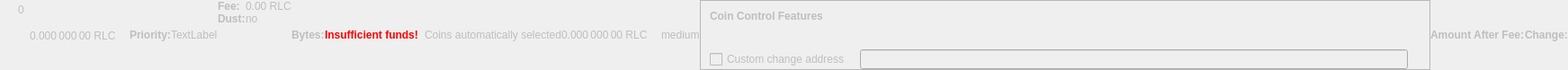
    <widget class="QWidget" name="dummyHideWidget" native="true">
     <property name="enabled">
      <bool>false</bool>
     </property>
     <property name="maximumSize">
      <size>
       <width>100</width>
       <height>22</height>
      </size>
     </property>
     <layout class="QHBoxLayout" name="dummyHideLayout">
      <property name="spacing">
       <number>0</number>
      </property>
      <property name="margin">
       <number>0</number>
      </property>
      <item>
       <layout class="QFormLayout" name="formLayoutCoinControl1">
        <property name="horizontalSpacing">
         <number>10</number>
        </property>
        <property name="verticalSpacing">
         <number>14</number>
        </property>
        <property name="leftMargin">
         <number>10</number>
        </property>
        <property name="topMargin">
         <number>4</number>
        </property>
        <property name="rightMargin">
         <number>6</number>
        </property>
        <item row="0" column="1">
         <widget class="QLabel" name="labelCoinControlBytes">
          <property name="cursor">
           <cursorShape>IBeamCursor</cursorShape>
          </property>
          <property name="contextMenuPolicy">
           <enum>Qt::ActionsContextMenu</enum>
          </property>
          <property name="text">
           <string notr="true">0</string>
          </property>
          <property name="textInteractionFlags">
           <set>Qt::LinksAccessibleByMouse|Qt::TextSelectableByKeyboard|Qt::TextSelectableByMouse</set>
          </property>
         </widget>
        </item>
       </layout>
      </item>
      <item>
       <widget class="QLabel" name="labelCoinControlAfterFee">
        <property name="enabled">
         <bool>false</bool>
        </property>
        <property name="sizePolicy">
         <sizepolicy hsizetype="Fixed" vsizetype="Fixed">
          <horstretch>0</horstretch>
          <verstretch>0</verstretch>
         </sizepolicy>
        </property>
        <property name="minimumSize">
         <size>
          <width>111</width>
          <height>12</height>
         </size>
        </property>
        <property name="maximumSize">
         <size>
          <width>111</width>
          <height>12</height>
         </size>
        </property>
        <property name="cursor">
         <cursorShape>IBeamCursor</cursorShape>
        </property>
        <property name="contextMenuPolicy">
         <enum>Qt::ActionsContextMenu</enum>
        </property>
        <property name="text">
         <string notr="true">0.000 000 00 RLC</string>
        </property>
        <property name="textInteractionFlags">
         <set>Qt::LinksAccessibleByMouse|Qt::TextSelectableByKeyboard|Qt::TextSelectableByMouse</set>
        </property>
       </widget>
      </item>
      <item>
       <widget class="QLabel" name="labelCoinControlPriorityText">
        <property name="enabled">
         <bool>false</bool>
        </property>
        <property name="font">
         <font>
          <weight>75</weight>
          <bold>true</bold>
         </font>
        </property>
        <property name="text">
         <string>Priority:</string>
        </property>
       </widget>
      </item>
      <item>
       <layout class="QHBoxLayout" name="horizontalLayout">
        <item>
         <widget class="QLabel" name="WarningLabel">
          <property name="text">
           <string>TextLabel</string>
          </property>
         </widget>
        </item>
       </layout>
      </item>
      <item>
       <layout class="QFormLayout" name="formLayoutCoinControl3">
        <property name="horizontalSpacing">
         <number>0</number>
        </property>
        <property name="verticalSpacing">
         <number>0</number>
        </property>
        <property name="leftMargin">
         <number>0</number>
        </property>
        <property name="topMargin">
         <number>0</number>
        </property>
        <property name="rightMargin">
         <number>0</number>
        </property>
        <item row="0" column="0">
         <widget class="QLabel" name="labelCoinControlFeeText">
          <property name="enabled">
           <bool>false</bool>
          </property>
          <property name="font">
           <font>
            <weight>75</weight>
            <bold>true</bold>
           </font>
          </property>
          <property name="text">
           <string>Fee:</string>
          </property>
          <property name="margin">
           <number>0</number>
          </property>
         </widget>
        </item>
        <item row="0" column="1">
         <widget class="QLabel" name="labelCoinControlFee">
          <property name="enabled">
           <bool>false</bool>
          </property>
          <property name="cursor">
           <cursorShape>IBeamCursor</cursorShape>
          </property>
          <property name="contextMenuPolicy">
           <enum>Qt::ActionsContextMenu</enum>
          </property>
          <property name="text">
           <string notr="true">0.00 RLC</string>
          </property>
          <property name="textInteractionFlags">
           <set>Qt::LinksAccessibleByMouse|Qt::TextSelectableByKeyboard|Qt::TextSelectableByMouse</set>
          </property>
         </widget>
        </item>
        <item row="1" column="0">
         <widget class="QLabel" name="labelCoinControlLowOutputText">
          <property name="enabled">
           <bool>false</bool>
          </property>
          <property name="font">
           <font>
            <weight>75</weight>
            <bold>true</bold>
           </font>
          </property>
          <property name="text">
           <string>Dust:</string>
          </property>
         </widget>
        </item>
        <item row="1" column="1">
         <widget class="QLabel" name="labelCoinControlLowOutput">
          <property name="enabled">
           <bool>false</bool>
          </property>
          <property name="cursor">
           <cursorShape>IBeamCursor</cursorShape>
          </property>
          <property name="contextMenuPolicy">
           <enum>Qt::ActionsContextMenu</enum>
          </property>
          <property name="text">
           <string>no</string>
          </property>
          <property name="textInteractionFlags">
           <set>Qt::LinksAccessibleByMouse|Qt::TextSelectableByKeyboard|Qt::TextSelectableByMouse</set>
          </property>
         </widget>
        </item>
       </layout>
      </item>
      <item>
       <widget class="QLabel" name="labelCoinControlBytesText">
        <property name="enabled">
         <bool>false</bool>
        </property>
        <property name="font">
         <font>
          <weight>75</weight>
          <bold>true</bold>
         </font>
        </property>
        <property name="text">
         <string>Bytes:</string>
        </property>
       </widget>
      </item>
      <item>
       <layout class="QFormLayout" name="formLayoutCoinControl2">
        <property name="horizontalSpacing">
         <number>0</number>
        </property>
        <property name="verticalSpacing">
         <number>0</number>
        </property>
        <property name="leftMargin">
         <number>0</number>
        </property>
        <property name="topMargin">
         <number>0</number>
        </property>
        <property name="rightMargin">
         <number>0</number>
        </property>
       </layout>
      </item>
      <item>
       <layout class="QHBoxLayout" name="horizontalLayoutCoinControl2">
        <property name="spacing">
         <number>0</number>
        </property>
        <property name="bottomMargin">
         <number>0</number>
        </property>
       </layout>
      </item>
      <item>
       <widget class="QLabel" name="labelCoinControlInsuffFunds">
        <property name="enabled">
         <bool>false</bool>
        </property>
        <property name="minimumSize">
         <size>
          <width>0</width>
          <height>0</height>
         </size>
        </property>
        <property name="font">
         <font>
          <weight>75</weight>
          <bold>true</bold>
         </font>
        </property>
        <property name="styleSheet">
         <string notr="true">color:red;font-weight:bold;</string>
        </property>
        <property name="text">
         <string>Insufficient funds!</string>
        </property>
        <property name="margin">
         <number>5</number>
        </property>
       </widget>
      </item>
      <item>
       <layout class="QFormLayout" name="formLayoutCoinControl4">
        <property name="horizontalSpacing">
         <number>0</number>
        </property>
        <property name="verticalSpacing">
         <number>0</number>
        </property>
        <property name="leftMargin">
         <number>0</number>
        </property>
        <property name="topMargin">
         <number>0</number>
        </property>
        <property name="rightMargin">
         <number>0</number>
        </property>
       </layout>
      </item>
      <item>
       <widget class="QLabel" name="labelCoinControlChangeLabel">
        <property name="enabled">
         <bool>false</bool>
        </property>
        <property name="sizePolicy">
         <sizepolicy hsizetype="Preferred" vsizetype="Expanding">
          <horstretch>0</horstretch>
          <verstretch>0</verstretch>
         </sizepolicy>
        </property>
        <property name="minimumSize">
         <size>
          <width>0</width>
          <height>0</height>
         </size>
        </property>
        <property name="text">
         <string/>
        </property>
        <property name="margin">
         <number>3</number>
        </property>
       </widget>
      </item>
      <item>
       <widget class="QLabel" name="labelCoinControlAutomaticallySelected">
        <property name="enabled">
         <bool>false</bool>
        </property>
        <property name="sizePolicy">
         <sizepolicy hsizetype="Fixed" vsizetype="Fixed">
          <horstretch>0</horstretch>
          <verstretch>0</verstretch>
         </sizepolicy>
        </property>
        <property name="minimumSize">
         <size>
          <width>0</width>
          <height>0</height>
         </size>
        </property>
        <property name="maximumSize">
         <size>
          <width>240</width>
          <height>16777215</height>
         </size>
        </property>
        <property name="text">
         <string>Coins automatically selected</string>
        </property>
        <property name="margin">
         <number>5</number>
        </property>
       </widget>
      </item>
      <item>
       <widget class="QLabel" name="labelCoinControlChange">
        <property name="enabled">
         <bool>false</bool>
        </property>
        <property name="sizePolicy">
         <sizepolicy hsizetype="Fixed" vsizetype="Fixed">
          <horstretch>0</horstretch>
          <verstretch>0</verstretch>
         </sizepolicy>
        </property>
        <property name="minimumSize">
         <size>
          <width>111</width>
          <height>0</height>
         </size>
        </property>
        <property name="maximumSize">
         <size>
          <width>111</width>
          <height>16777215</height>
         </size>
        </property>
        <property name="cursor">
         <cursorShape>IBeamCursor</cursorShape>
        </property>
        <property name="contextMenuPolicy">
         <enum>Qt::ActionsContextMenu</enum>
        </property>
        <property name="text">
         <string notr="true">0.000 000 00 RLC</string>
        </property>
        <property name="textInteractionFlags">
         <set>Qt::LinksAccessibleByMouse|Qt::TextSelectableByKeyboard|Qt::TextSelectableByMouse</set>
        </property>
       </widget>
      </item>
      <item>
       <widget class="QLabel" name="labelCoinControlPriority">
        <property name="enabled">
         <bool>false</bool>
        </property>
        <property name="cursor">
         <cursorShape>IBeamCursor</cursorShape>
        </property>
        <property name="contextMenuPolicy">
         <enum>Qt::ActionsContextMenu</enum>
        </property>
        <property name="text">
         <string>medium</string>
        </property>
        <property name="textInteractionFlags">
         <set>Qt::LinksAccessibleByMouse|Qt::TextSelectableByKeyboard|Qt::TextSelectableByMouse</set>
        </property>
       </widget>
      </item>
      <item>
       <widget class="QFrame" name="frameCoinControl">
        <property name="sizePolicy">
         <sizepolicy hsizetype="Expanding" vsizetype="Expanding">
          <horstretch>0</horstretch>
          <verstretch>0</verstretch>
         </sizepolicy>
        </property>
        <property name="maximumSize">
         <size>
          <width>16777215</width>
          <height>16777215</height>
         </size>
        </property>
        <property name="frameShape">
         <enum>QFrame::StyledPanel</enum>
        </property>
        <property name="frameShadow">
         <enum>QFrame::Sunken</enum>
        </property>
        <layout class="QVBoxLayout" name="verticalLayoutCoinControl2_2">
         <property name="spacing">
          <number>0</number>
         </property>
         <property name="margin">
          <number>0</number>
         </property>
         <item>
          <layout class="QVBoxLayout" name="verticalLayoutCoinControl" stretch="0,0,0,1">
           <property name="spacing">
            <number>0</number>
           </property>
           <property name="leftMargin">
            <number>10</number>
           </property>
           <property name="topMargin">
            <number>10</number>
           </property>
           <item>
            <layout class="QHBoxLayout" name="horizontalLayoutCoinControl1">
             <property name="bottomMargin">
              <number>15</number>
             </property>
             <item>
              <widget class="QLabel" name="labelCoinControlFeatures">
               <property name="enabled">
                <bool>false</bool>
               </property>
               <property name="sizePolicy">
                <sizepolicy hsizetype="Preferred" vsizetype="Maximum">
                 <horstretch>0</horstretch>
                 <verstretch>0</verstretch>
                </sizepolicy>
               </property>
               <property name="font">
                <font>
                 <weight>75</weight>
                 <bold>true</bold>
                </font>
               </property>
               <property name="styleSheet">
                <string notr="true">font-weight:bold;</string>
               </property>
               <property name="text">
                <string>Coin Control Features</string>
               </property>
              </widget>
             </item>
            </layout>
           </item>
           <item>
            <widget class="QWidget" name="widgetCoinControl" native="true">
             <property name="sizePolicy">
              <sizepolicy hsizetype="Preferred" vsizetype="Preferred">
               <horstretch>0</horstretch>
               <verstretch>0</verstretch>
              </sizepolicy>
             </property>
             <property name="minimumSize">
              <size>
               <width>0</width>
               <height>0</height>
              </size>
             </property>
             <property name="styleSheet">
              <string notr="true"/>
             </property>
             <layout class="QHBoxLayout" name="horizontalLayoutCoinControl5_2">
              <property name="margin">
               <number>0</number>
              </property>
              <item>
               <layout class="QHBoxLayout" name="horizontalLayoutCoinControl3">
                <property name="spacing">
                 <number>20</number>
                </property>
                <property name="topMargin">
                 <number>0</number>
                </property>
                <property name="bottomMargin">
                 <number>10</number>
                </property>
               </layout>
              </item>
             </layout>
            </widget>
           </item>
           <item>
            <layout class="QHBoxLayout" name="horizontalLayoutCoinControl4" stretch="0,0,0">
             <property name="spacing">
              <number>12</number>
             </property>
             <property name="sizeConstraint">
              <enum>QLayout::SetDefaultConstraint</enum>
             </property>
             <property name="topMargin">
              <number>5</number>
             </property>
             <property name="rightMargin">
              <number>5</number>
             </property>
             <item>
              <widget class="QCheckBox" name="checkBoxCoinControlChange">
               <property name="enabled">
                <bool>false</bool>
               </property>
               <property name="toolTip">
                <string>If this is activated, but the change address is empty or invalid, change will be sent to a newly generated address.</string>
               </property>
               <property name="text">
                <string>Custom change address</string>
               </property>
              </widget>
             </item>
             <item>
              <widget class="QValidatedLineEdit" name="lineEditCoinControlChange">
               <property name="enabled">
                <bool>false</bool>
               </property>
               <property name="sizePolicy">
                <sizepolicy hsizetype="Expanding" vsizetype="Fixed">
                 <horstretch>0</horstretch>
                 <verstretch>0</verstretch>
                </sizepolicy>
               </property>
              </widget>
             </item>
             <item>
              <widget class="QLabel" name="labelCoinControlChangeLabel_2">
               <property name="sizePolicy">
                <sizepolicy hsizetype="Preferred" vsizetype="Expanding">
                 <horstretch>0</horstretch>
                 <verstretch>0</verstretch>
                </sizepolicy>
               </property>
               <property name="minimumSize">
                <size>
                 <width>0</width>
                 <height>0</height>
                </size>
               </property>
               <property name="text">
                <string/>
               </property>
               <property name="margin">
                <number>3</number>
               </property>
              </widget>
             </item>
            </layout>
           </item>
           <item>
            <spacer name="verticalSpacerCoinControl">
             <property name="orientation">
              <enum>Qt::Vertical</enum>
             </property>
             <property name="sizeHint" stdset="0">
              <size>
               <width>800</width>
               <height>1</height>
              </size>
             </property>
            </spacer>
           </item>
          </layout>
         </item>
        </layout>
       </widget>
      </item>
      <item>
       <widget class="QLabel" name="labelCoinControlAfterFeeText">
        <property name="enabled">
         <bool>false</bool>
        </property>
        <property name="minimumSize">
         <size>
          <width>0</width>
          <height>0</height>
         </size>
        </property>
        <property name="maximumSize">
         <size>
          <width>16777215</width>
          <height>16777215</height>
         </size>
        </property>
        <property name="font">
         <font>
          <weight>75</weight>
          <bold>true</bold>
         </font>
        </property>
        <property name="text">
         <string>Amount After Fee:</string>
        </property>
        <property name="alignment">
         <set>Qt::AlignLeading|Qt::AlignLeft|Qt::AlignVCenter</set>
        </property>
        <property name="margin">
         <number>0</number>
        </property>
       </widget>
      </item>
      <item>
       <widget class="QLabel" name="labelCoinControlChangeText">
        <property name="enabled">
         <bool>false</bool>
        </property>
        <property name="sizePolicy">
         <sizepolicy hsizetype="Preferred" vsizetype="Preferred">
          <horstretch>0</horstretch>
          <verstretch>0</verstretch>
         </sizepolicy>
        </property>
        <property name="minimumSize">
         <size>
          <width>0</width>
          <height>0</height>
         </size>
        </property>
        <property name="maximumSize">
         <size>
          <width>16777215</width>
          <height>16777215</height>
         </size>
        </property>
        <property name="font">
         <font>
          <weight>75</weight>
          <bold>true</bold>
         </font>
        </property>
        <property name="text">
         <string>Change:</string>
        </property>
        <property name="alignment">
         <set>Qt::AlignLeading|Qt::AlignLeft|Qt::AlignVCenter</set>
        </property>
       </widget>
      </item>
     </layout>
    </widget>
